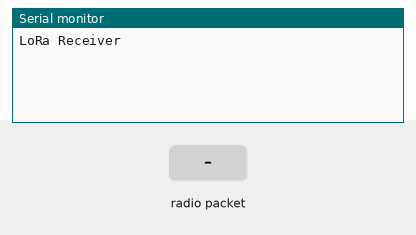
This sketch was run on a simulated Arduino Uno, built with avr-gcc and run on an emulated ATmega328P. Shown: the last lines printed to the serial monitor. Inputs (shaded band) come from the test bench. No radio packets arrive unless stated.

Above: at 1.2 s.
1.3 s: radio packet "1" arrives
At 2.5 s:
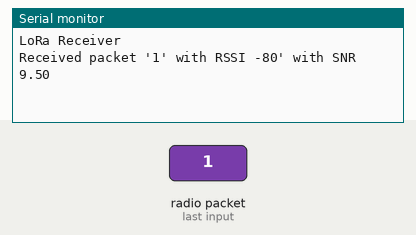
2.8 s: radio packet "0" arrives
At 3.7 s:
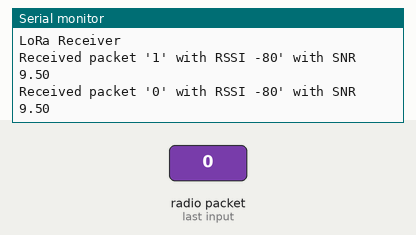
4.3 s: radio packet "2" arrives
At 4.8 s:
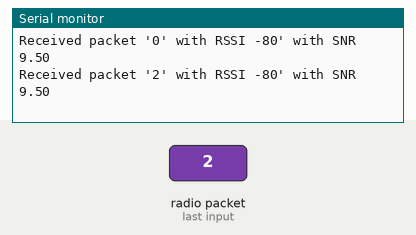

Measured:
- after the input at 1.3 s, the serial monitor: prints a new line at once (image 1)
- after the input at 2.8 s, the serial monitor: prints a new line at once (image 2)
- after the input at 4.3 s, the serial monitor: prints a new line at once (image 3)

The sketch:

lab2_rec.ino
```cpp
#include <SPI.h>
#include <LoRa.h>

void setup() {
  Serial.begin(9600);
  while (!Serial);

  Serial.println("LoRa Receiver");

  if (!LoRa.begin(868E6)) {
    Serial.println("Starting LoRa failed!");
    while (1);
  }
}

void loop() {
  // try to parse packet
  int packetSize = LoRa.parsePacket();
  if (packetSize) {
    // received a packet
    Serial.print("Received packet '");

    // read packet
    while (LoRa.available()) {
      Serial.print((char)LoRa.read());
    }

    // print RSSI of packet
    Serial.print("' with RSSI ");
    Serial.print(LoRa.packetRssi());

    // print SNR of packet
    Serial.print("' with SNR ");
    Serial.println(LoRa.packetSnr());
  }
}
```
